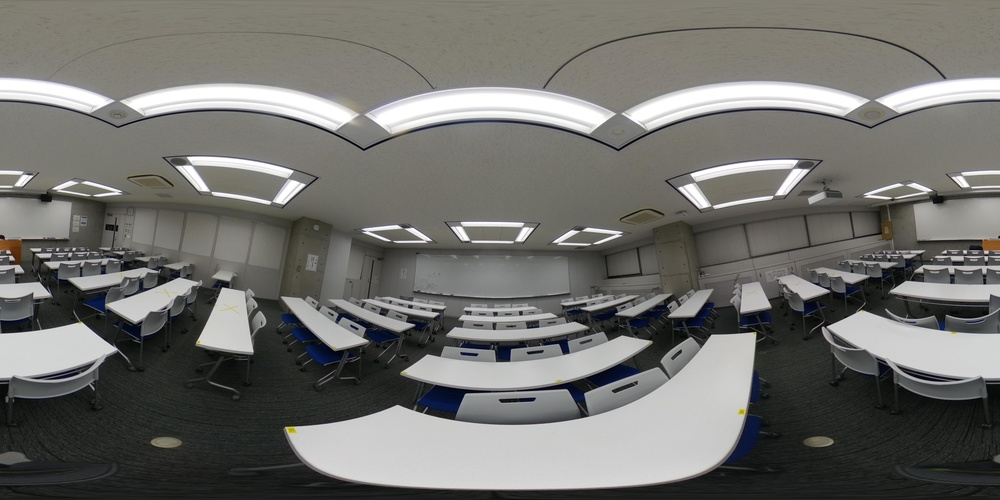
#> input picture scripts/output0.jpg, 1000 x 500 px, shrunk from 6720 x 3360 before the run
$ python test_rotate.py
#> lines starting #> are read from the running program, lines starting #| are printed output that depends on the picture
from skimage.transform import warp
from skimage.transform import SimilarityTransform
import numpy as np
from PIL import Image
import cv2
import os.path as osp
def rotate_panorama(image, angle):
    """全天球パノラマ画像を回転する関数"""

    # 回転角度から回転行列を生成する
    rotation_matrix = np.array([[np.cos(angle), -np.sin(angle), 0],
                                [np.sin(angle), np.cos(angle), 0],
                                [0, 0, 1]])

    # 回転行列を用いて回転変換を定義する
    tform = SimilarityTransform(rotation_matrix)

    # 回転変換を適用する
    rotated_image = warp(image, tform, mode='wrap')

    return rotated_image

src_img = cv2.imread("output0.jpg")
#> src_img is the input picture: shape (500, 1000, 3); mean B, G, R 109.1, 112.8, 113.1
output_img = rotate_panorama(src_img, 90)
#> in rotate_panorama, `rotated_image = warp(image, tform, mode='wrap')`:
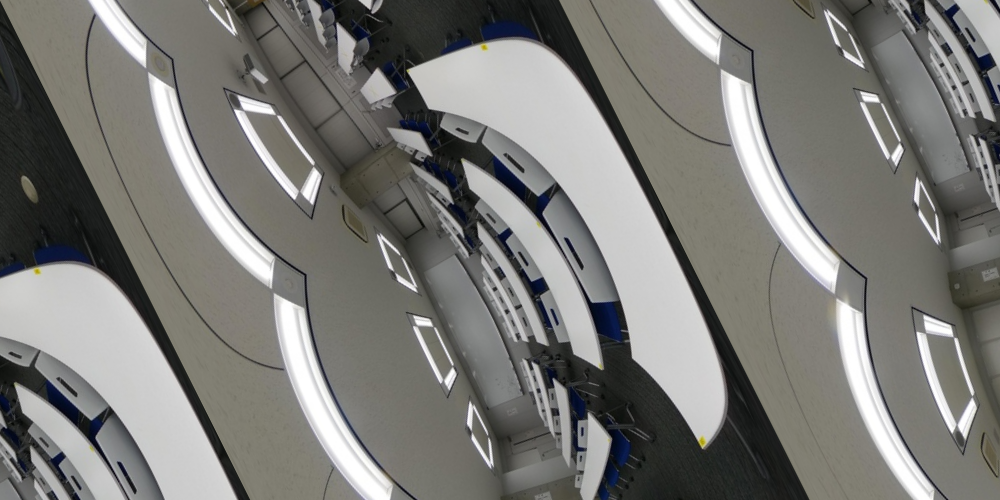
#> rotated_image: shape (500, 1000, 3) float64; mean B, G, R 0.468, 0.482, 0.484
cv2.imwrite("test.jpg", output_img)
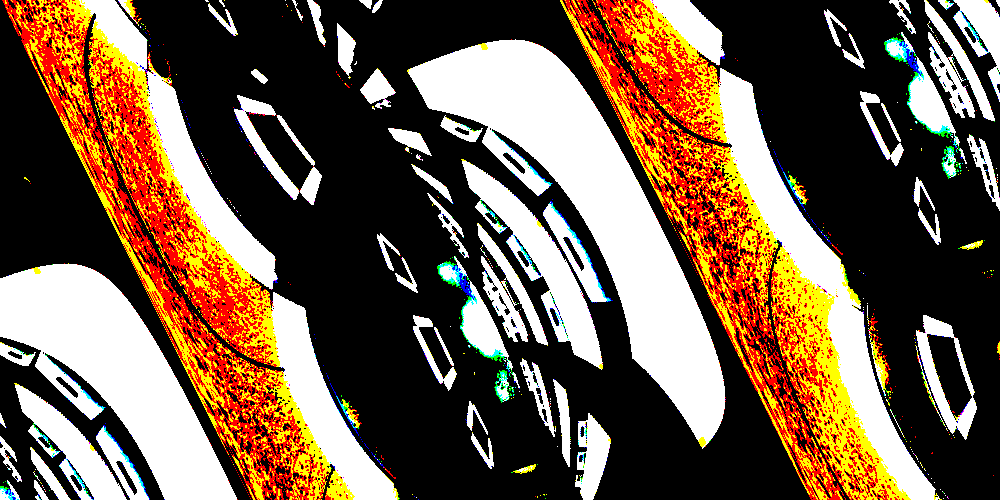
#> saved as test.jpg: shape (500, 1000, 3); mean B, G, R 0.283, 0.362, 0.446; drawn with 1 as white

$ run again, with scripts/output166.jpg copied over scripts/output0.jpg
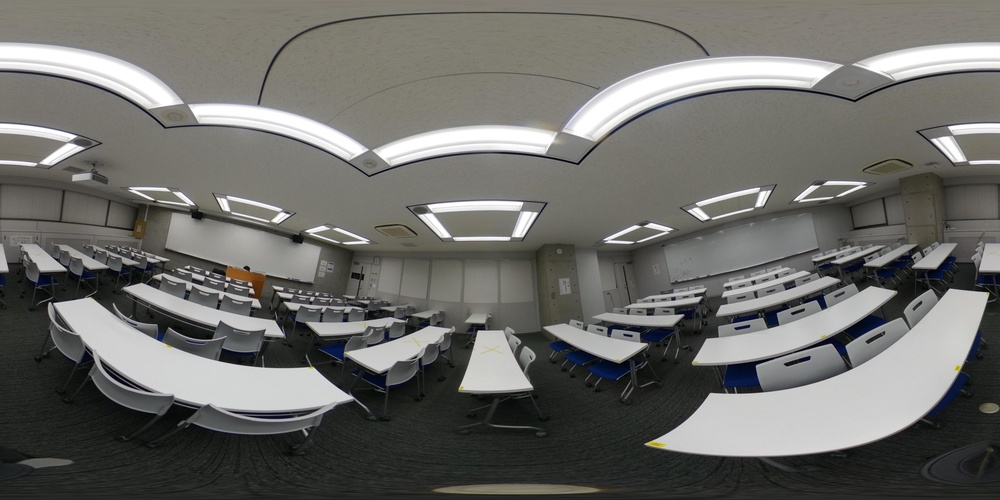
#> input picture scripts/output166.jpg, 1000 x 500 px, shrunk from 6720 x 3360 before the run
#> src_img is the input picture: shape (500, 1000, 3); mean B, G, R 105, 108.7, 109
#> in rotate_panorama, `rotated_image = warp(image, tform, mode='wrap')`:
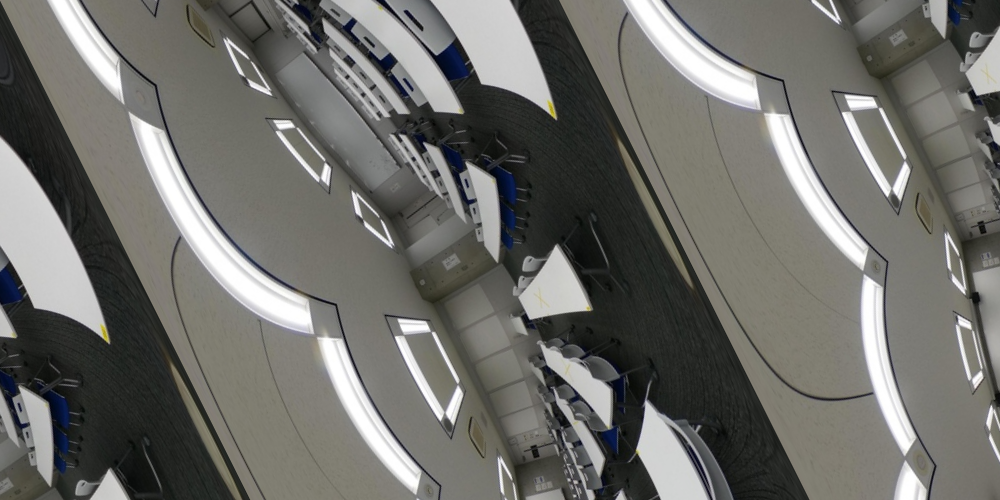
#> rotated_image: shape (500, 1000, 3) float64; mean B, G, R 0.416, 0.433, 0.434
#> `cv2.imwrite("test.jpg", output_img)`:
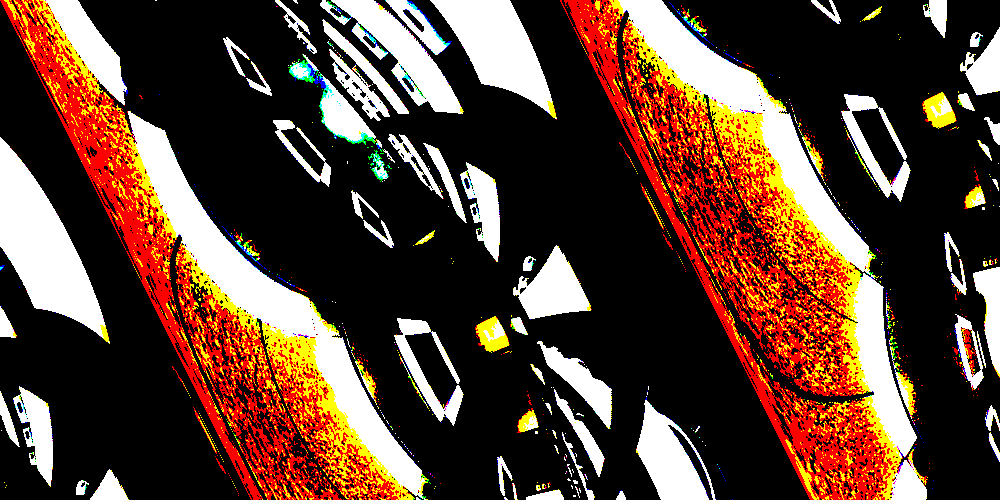
#> saved as test.jpg: shape (500, 1000, 3); mean B, G, R 0.192, 0.25, 0.356; drawn with 1 as white
